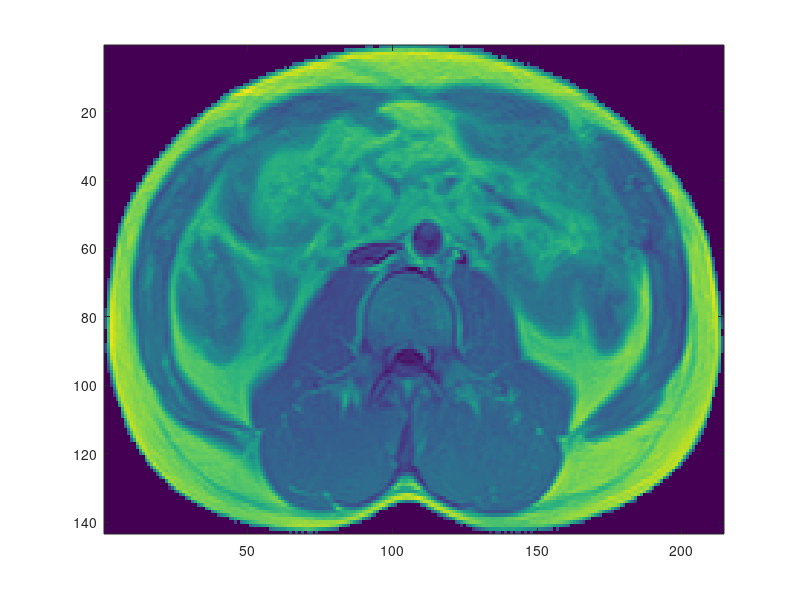

This figure's MATLAB source: (Note: this script raises an error after producing the figure.)
clear all;
close all;
load abdomen_biascorrected

% select a rectangular area of interest
x = find(max(abdomencorrected,[],2));
y = find(max(abdomencorrected));
aoi = abdomencorrected(x,y);
imagesc(aoi)

% polar representation
% Allocate arrays for pixel values and coordinates of lines extending
% from image center to the border as the spokes of a wheel
[nrows, ncols] = size(aoi);
maxlen = ceil(0.5*norm([nrows ncols]));
nang = 360;
lines = zeros(nang,maxlen); % Pixel values along wheel spokes
lcoords = zeros(nang,maxlen,2);


for I=1:nang,
  % Compute unit vector in direction of spoke
  t = [cos(2*pi*I/nang+pi/2) sin(2*pi*I/nang+pi/2)];
  % Compute coordinates of pixels along spoke
  linecoords = ones(maxlen,1)*[ncols nrows]/2 + [0:maxlen-1]'*t;
  % Store coordinates as pixel index in original image
  lcoords(I,:,:) = linecoords;
  % Extract pixel values using bilinear interpolation
  lines(I,:) = interp2(aoi,linecoords(:,1),linecoords(:,2),'linear')';
end

% Make sure we don?t have NaN values anywhere
lines(find(isnan(lines))) = 0;
% Re-order the angles
lines = fliplr(lines);
lcoords = flipdim(lcoords,2);

% extract the radial derivatives
edges = diff(lines')';
edges = abs(edges);
edges = 1 - edges;

path = findpath(edges);

% plot polar
figure;
imagesc(lines)
hold on
plot(path, 1:360, '.r','markersize', 12)

% plot regular image
pixels = zeros(360,2);
for i=1:360
    pixels(i,:) = lcoords(i,path(i),:);
end
figure;
imagesc(aoi);
hold on
plot(pixels(:,1), pixels(:,2), '.r', 'markersize', 12)

% modify polar representation
mpolar = .5*ones(size(lines));
for i=1:size(lines,1)
    mpolar(i,1:(129 - path(i))) = lines(i,path(i)+1:end);
    lcoords(i,1:(129 - path(i)),:) = lcoords(i,path(i)+1:end,:);
end


edges = diff(mpolar')';
edges = abs(edges);
edges = 1 - edges;
%edges = edges(:,2:end);

figure;
imagesc(mpolar);

path = findpath(edges(:,3:end)); % Remove artifact from edges
path=path+2;

% plot polar
figure;
imagesc(edges)
hold on
plot(path, 1:360, '.r','markersize', 12)

% plot regular image
pixels = zeros(360,2);
for i=1:360
    pixels(i,:) = lcoords(i,path(i),:);
end
figure;
imagesc(aoi);
hold on
plot(pixels(:,1), pixels(:,2), '.r', 'markersize', 12)


